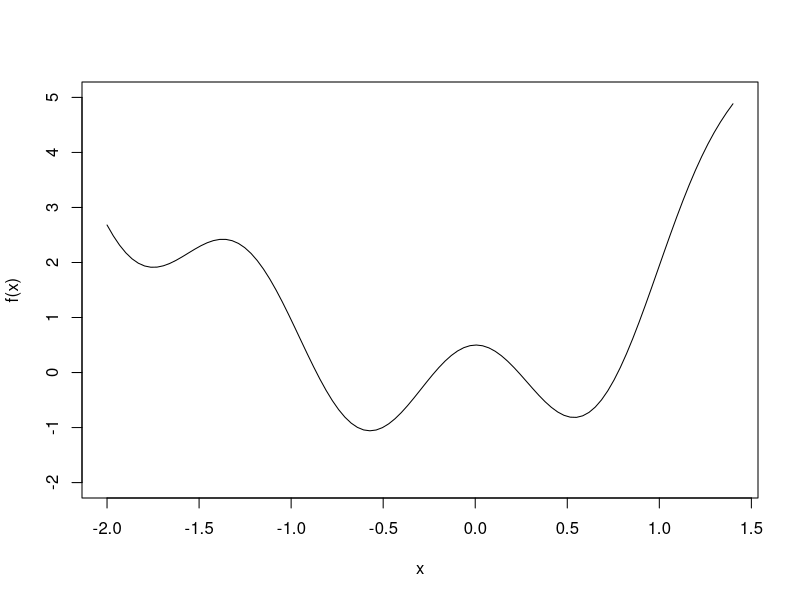

Source code (R):
## ---- chunk 1
knitr::opts_chunk$set(echo = TRUE)
## ---- chunk 2
curve(3^x - sin(x) + cos(5*x) + x^2 - 1.5 ,from= -2, to=1.4,ylab = "f(x)", ylim=c(-2,5))
